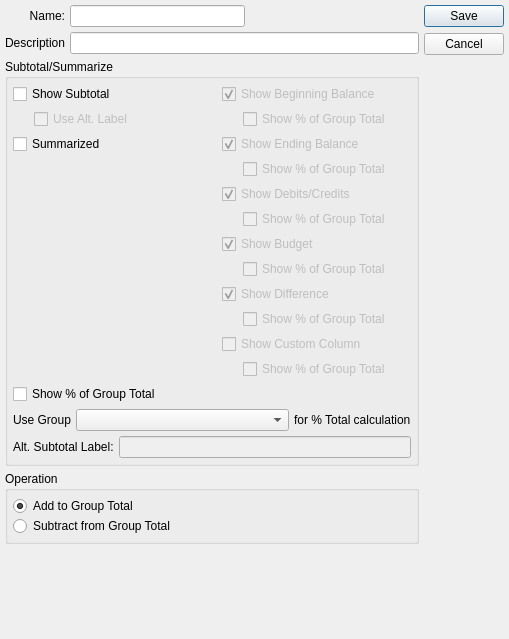
<?xml version="1.0" encoding="UTF-8"?>
<ui version="4.0">
 <comment>This file is part of the xTuple ERP: PostBooks Edition, a free and
open source Enterprise Resource Planning software suite,
Copyright (c) 1999-2018 by OpenMFG LLC, d/b/a xTuple.
It is licensed to you under the Common Public Attribution License
version 1.0, the full text of which (including xTuple-specific Exhibits)
is available at www.xtuple.com/CPAL.  By using this software, you agree
to be bound by its terms.</comment>
 <class>financialLayoutGroup</class>
 <widget class="QDialog" name="financialLayoutGroup">
  <property name="geometry">
   <rect>
    <x>0</x>
    <y>0</y>
    <width>509</width>
    <height>639</height>
   </rect>
  </property>
  <property name="windowTitle">
   <string>Financial Report Group</string>
  </property>
  <layout class="QGridLayout" name="gridLayout">
   <item row="0" column="0">
    <layout class="QVBoxLayout">
     <item>
      <layout class="QVBoxLayout">
       <item>
        <layout class="QHBoxLayout">
         <property name="spacing">
          <number>5</number>
         </property>
         <item>
          <layout class="QVBoxLayout">
           <item>
            <widget class="QLabel" name="_nameLit">
             <property name="text">
              <string>Name:</string>
             </property>
             <property name="alignment">
              <set>Qt::AlignRight|Qt::AlignTrailing|Qt::AlignVCenter</set>
             </property>
             <property name="buddy">
              <cstring>_name</cstring>
             </property>
            </widget>
           </item>
           <item>
            <widget class="QLabel" name="_descriptionLit">
             <property name="text">
              <string>Description</string>
             </property>
             <property name="alignment">
              <set>Qt::AlignRight|Qt::AlignTrailing|Qt::AlignVCenter</set>
             </property>
             <property name="buddy">
              <cstring>_description</cstring>
             </property>
            </widget>
           </item>
          </layout>
         </item>
         <item>
          <layout class="QVBoxLayout">
           <item>
            <layout class="QHBoxLayout">
             <property name="spacing">
              <number>0</number>
             </property>
             <item>
              <widget class="XLineEdit" name="_name"/>
             </item>
             <item>
              <spacer>
               <property name="orientation">
                <enum>Qt::Horizontal</enum>
               </property>
               <property name="sizeType">
                <enum>QSizePolicy::Expanding</enum>
               </property>
               <property name="sizeHint" stdset="0">
                <size>
                 <width>36</width>
                 <height>11</height>
                </size>
               </property>
              </spacer>
             </item>
            </layout>
           </item>
           <item>
            <widget class="XLineEdit" name="_description"/>
           </item>
          </layout>
         </item>
        </layout>
       </item>
       <item>
        <layout class="QHBoxLayout">
         <item>
          <widget class="QGroupBox" name="_subSummGroup">
           <property name="title">
            <string>Subtotal/Summarize</string>
           </property>
           <layout class="QGridLayout">
            <item row="1" column="0">
             <widget class="QCheckBox" name="_showPrcnt">
              <property name="enabled">
               <bool>true</bool>
              </property>
              <property name="text">
               <string>Show % of Group Total</string>
              </property>
              <property name="checked">
               <bool>false</bool>
              </property>
             </widget>
            </item>
            <item row="0" column="0">
             <layout class="QHBoxLayout">
              <property name="spacing">
               <number>0</number>
              </property>
              <item>
               <layout class="QVBoxLayout">
                <item>
                 <widget class="QCheckBox" name="_showSubtotal">
                  <property name="text">
                   <string>Show Subtotal</string>
                  </property>
                 </widget>
                </item>
                <item>
                 <layout class="QHBoxLayout">
                  <property name="spacing">
                   <number>0</number>
                  </property>
                  <item>
                   <spacer>
                    <property name="orientation">
                     <enum>Qt::Horizontal</enum>
                    </property>
                    <property name="sizeType">
                     <enum>QSizePolicy::Preferred</enum>
                    </property>
                    <property name="sizeHint" stdset="0">
                     <size>
                      <width>21</width>
                      <height>16</height>
                     </size>
                    </property>
                   </spacer>
                  </item>
                  <item>
                   <widget class="QCheckBox" name="_altSubtotal">
                    <property name="enabled">
                     <bool>false</bool>
                    </property>
                    <property name="text">
                     <string>Use Alt. Label</string>
                    </property>
                   </widget>
                  </item>
                 </layout>
                </item>
                <item>
                 <widget class="QCheckBox" name="_summarize">
                  <property name="text">
                   <string>Summarized</string>
                  </property>
                 </widget>
                </item>
                <item>
                 <spacer>
                  <property name="orientation">
                   <enum>Qt::Vertical</enum>
                  </property>
                  <property name="sizeType">
                   <enum>QSizePolicy::Expanding</enum>
                  </property>
                  <property name="sizeHint" stdset="0">
                   <size>
                    <width>102</width>
                    <height>10</height>
                   </size>
                  </property>
                 </spacer>
                </item>
               </layout>
              </item>
              <item>
               <spacer>
                <property name="orientation">
                 <enum>Qt::Horizontal</enum>
                </property>
                <property name="sizeType">
                 <enum>QSizePolicy::Preferred</enum>
                </property>
                <property name="sizeHint" stdset="0">
                 <size>
                  <width>19</width>
                  <height>10</height>
                 </size>
                </property>
               </spacer>
              </item>
              <item>
               <layout class="QVBoxLayout">
                <item>
                 <widget class="QCheckBox" name="_showStart">
                  <property name="enabled">
                   <bool>false</bool>
                  </property>
                  <property name="text">
                   <string>Show Beginning Balance</string>
                  </property>
                  <property name="checked">
                   <bool>true</bool>
                  </property>
                 </widget>
                </item>
                <item>
                 <layout class="QHBoxLayout">
                  <property name="spacing">
                   <number>0</number>
                  </property>
                  <item>
                   <spacer>
                    <property name="orientation">
                     <enum>Qt::Horizontal</enum>
                    </property>
                    <property name="sizeType">
                     <enum>QSizePolicy::Preferred</enum>
                    </property>
                    <property name="sizeHint" stdset="0">
                     <size>
                      <width>21</width>
                      <height>0</height>
                     </size>
                    </property>
                   </spacer>
                  </item>
                  <item>
                   <widget class="QCheckBox" name="_showStartPrcnt">
                    <property name="enabled">
                     <bool>false</bool>
                    </property>
                    <property name="text">
                     <string>Show % of Group Total</string>
                    </property>
                   </widget>
                  </item>
                 </layout>
                </item>
                <item>
                 <widget class="QCheckBox" name="_showEnd">
                  <property name="enabled">
                   <bool>false</bool>
                  </property>
                  <property name="text">
                   <string>Show Ending Balance</string>
                  </property>
                  <property name="checked">
                   <bool>true</bool>
                  </property>
                 </widget>
                </item>
                <item>
                 <layout class="QHBoxLayout">
                  <property name="spacing">
                   <number>0</number>
                  </property>
                  <item>
                   <spacer>
                    <property name="orientation">
                     <enum>Qt::Horizontal</enum>
                    </property>
                    <property name="sizeType">
                     <enum>QSizePolicy::Preferred</enum>
                    </property>
                    <property name="sizeHint" stdset="0">
                     <size>
                      <width>21</width>
                      <height>0</height>
                     </size>
                    </property>
                   </spacer>
                  </item>
                  <item>
                   <widget class="QCheckBox" name="_showEndPrcnt">
                    <property name="enabled">
                     <bool>false</bool>
                    </property>
                    <property name="text">
                     <string>Show % of Group Total</string>
                    </property>
                   </widget>
                  </item>
                 </layout>
                </item>
                <item>
                 <widget class="QCheckBox" name="_showDelta">
                  <property name="enabled">
                   <bool>false</bool>
                  </property>
                  <property name="text">
                   <string>Show Debits/Credits</string>
                  </property>
                  <property name="checked">
                   <bool>true</bool>
                  </property>
                 </widget>
                </item>
                <item>
                 <layout class="QHBoxLayout">
                  <property name="spacing">
                   <number>0</number>
                  </property>
                  <item>
                   <spacer>
                    <property name="orientation">
                     <enum>Qt::Horizontal</enum>
                    </property>
                    <property name="sizeType">
                     <enum>QSizePolicy::Preferred</enum>
                    </property>
                    <property name="sizeHint" stdset="0">
                     <size>
                      <width>21</width>
                      <height>0</height>
                     </size>
                    </property>
                   </spacer>
                  </item>
                  <item>
                   <widget class="QCheckBox" name="_showDeltaPrcnt">
                    <property name="enabled">
                     <bool>false</bool>
                    </property>
                    <property name="text">
                     <string>Show % of Group Total</string>
                    </property>
                   </widget>
                  </item>
                 </layout>
                </item>
                <item>
                 <widget class="QCheckBox" name="_showBudget">
                  <property name="enabled">
                   <bool>false</bool>
                  </property>
                  <property name="text">
                   <string>Show Budget</string>
                  </property>
                  <property name="checked">
                   <bool>true</bool>
                  </property>
                 </widget>
                </item>
                <item>
                 <layout class="QHBoxLayout">
                  <property name="spacing">
                   <number>0</number>
                  </property>
                  <item>
                   <spacer>
                    <property name="orientation">
                     <enum>Qt::Horizontal</enum>
                    </property>
                    <property name="sizeType">
                     <enum>QSizePolicy::Preferred</enum>
                    </property>
                    <property name="sizeHint" stdset="0">
                     <size>
                      <width>21</width>
                      <height>0</height>
                     </size>
                    </property>
                   </spacer>
                  </item>
                  <item>
                   <widget class="QCheckBox" name="_showBudgetPrcnt">
                    <property name="enabled">
                     <bool>false</bool>
                    </property>
                    <property name="text">
                     <string>Show % of Group Total</string>
                    </property>
                   </widget>
                  </item>
                 </layout>
                </item>
                <item>
                 <widget class="QCheckBox" name="_showDiff">
                  <property name="enabled">
                   <bool>false</bool>
                  </property>
                  <property name="text">
                   <string>Show Difference</string>
                  </property>
                  <property name="checked">
                   <bool>true</bool>
                  </property>
                 </widget>
                </item>
                <item>
                 <layout class="QHBoxLayout">
                  <property name="spacing">
                   <number>0</number>
                  </property>
                  <item>
                   <spacer>
                    <property name="orientation">
                     <enum>Qt::Horizontal</enum>
                    </property>
                    <property name="sizeType">
                     <enum>QSizePolicy::Preferred</enum>
                    </property>
                    <property name="sizeHint" stdset="0">
                     <size>
                      <width>21</width>
                      <height>0</height>
                     </size>
                    </property>
                   </spacer>
                  </item>
                  <item>
                   <widget class="QCheckBox" name="_showDiffPrcnt">
                    <property name="enabled">
                     <bool>false</bool>
                    </property>
                    <property name="text">
                     <string>Show % of Group Total</string>
                    </property>
                   </widget>
                  </item>
                 </layout>
                </item>
                <item>
                 <widget class="QCheckBox" name="_showCustom">
                  <property name="enabled">
                   <bool>false</bool>
                  </property>
                  <property name="text">
                   <string>Show Custom Column</string>
                  </property>
                 </widget>
                </item>
                <item>
                 <layout class="QHBoxLayout">
                  <property name="spacing">
                   <number>0</number>
                  </property>
                  <item>
                   <spacer>
                    <property name="orientation">
                     <enum>Qt::Horizontal</enum>
                    </property>
                    <property name="sizeType">
                     <enum>QSizePolicy::Preferred</enum>
                    </property>
                    <property name="sizeHint" stdset="0">
                     <size>
                      <width>21</width>
                      <height>0</height>
                     </size>
                    </property>
                   </spacer>
                  </item>
                  <item>
                   <widget class="QCheckBox" name="_showCustomPrcnt">
                    <property name="enabled">
                     <bool>false</bool>
                    </property>
                    <property name="text">
                     <string>Show % of Group Total</string>
                    </property>
                   </widget>
                  </item>
                 </layout>
                </item>
               </layout>
              </item>
             </layout>
            </item>
            <item row="2" column="0">
             <layout class="QHBoxLayout">
              <property name="spacing">
               <number>5</number>
              </property>
              <item>
               <widget class="QLabel" name="_groupLit">
                <property name="text">
                 <string>Use Group</string>
                </property>
                <property name="buddy">
                 <cstring>_group</cstring>
                </property>
               </widget>
              </item>
              <item>
               <widget class="XComboBox" name="_group">
                <property name="sizePolicy">
                 <sizepolicy hsizetype="MinimumExpanding" vsizetype="Fixed">
                  <horstretch>0</horstretch>
                  <verstretch>0</verstretch>
                 </sizepolicy>
                </property>
               </widget>
              </item>
              <item>
               <widget class="QLabel" name="_groupLit2">
                <property name="text">
                 <string>for % Total calculation</string>
                </property>
               </widget>
              </item>
             </layout>
            </item>
            <item row="3" column="0">
             <layout class="QHBoxLayout">
              <item>
               <widget class="QLabel" name="_altSubtotalLabelLit">
                <property name="text">
                 <string>Alt. Subtotal Label:</string>
                </property>
                <property name="buddy">
                 <cstring>_altSubtotalLabel</cstring>
                </property>
               </widget>
              </item>
              <item>
               <widget class="QLineEdit" name="_altSubtotalLabel">
                <property name="enabled">
                 <bool>false</bool>
                </property>
               </widget>
              </item>
             </layout>
            </item>
           </layout>
          </widget>
         </item>
        </layout>
       </item>
       <item>
        <layout class="QHBoxLayout">
         <property name="spacing">
          <number>0</number>
         </property>
         <item>
          <widget class="QGroupBox" name="_operationGroup">
           <property name="title">
            <string>Operation</string>
           </property>
           <layout class="QVBoxLayout">
            <property name="spacing">
             <number>0</number>
            </property>
            <property name="margin">
             <number>5</number>
            </property>
            <item>
             <widget class="QRadioButton" name="_add">
              <property name="text">
               <string>Add to Group Total</string>
              </property>
              <property name="checked">
               <bool>true</bool>
              </property>
             </widget>
            </item>
            <item>
             <widget class="QRadioButton" name="_subtract">
              <property name="text">
               <string>Subtract from Group Total</string>
              </property>
             </widget>
            </item>
           </layout>
          </widget>
         </item>
        </layout>
       </item>
      </layout>
     </item>
     <item>
      <spacer>
       <property name="orientation">
        <enum>Qt::Vertical</enum>
       </property>
       <property name="sizeType">
        <enum>QSizePolicy::Expanding</enum>
       </property>
       <property name="sizeHint" stdset="0">
        <size>
         <width>20</width>
         <height>0</height>
        </size>
       </property>
      </spacer>
     </item>
    </layout>
   </item>
   <item row="0" column="1">
    <widget class="QDialogButtonBox" name="_buttonBox">
     <property name="orientation">
      <enum>Qt::Vertical</enum>
     </property>
     <property name="standardButtons">
      <set>QDialogButtonBox::Cancel|QDialogButtonBox::Save</set>
     </property>
    </widget>
   </item>
  </layout>
 </widget>
 <layoutdefault spacing="5" margin="5"/>
 <customwidgets>
  <customwidget>
   <class>XComboBox</class>
   <extends>QComboBox</extends>
   <header>xcombobox.h</header>
  </customwidget>
  <customwidget>
   <class>XLineEdit</class>
   <extends>QLineEdit</extends>
   <header>xlineedit.h</header>
   <container>1</container>
  </customwidget>
 </customwidgets>
 <tabstops>
  <tabstop>_name</tabstop>
  <tabstop>_description</tabstop>
  <tabstop>_showSubtotal</tabstop>
  <tabstop>_altSubtotal</tabstop>
  <tabstop>_summarize</tabstop>
  <tabstop>_showStart</tabstop>
  <tabstop>_showStartPrcnt</tabstop>
  <tabstop>_showEnd</tabstop>
  <tabstop>_showEndPrcnt</tabstop>
  <tabstop>_showDelta</tabstop>
  <tabstop>_showDeltaPrcnt</tabstop>
  <tabstop>_showBudget</tabstop>
  <tabstop>_showBudgetPrcnt</tabstop>
  <tabstop>_showDiff</tabstop>
  <tabstop>_showDiffPrcnt</tabstop>
  <tabstop>_showCustom</tabstop>
  <tabstop>_showCustomPrcnt</tabstop>
  <tabstop>_showPrcnt</tabstop>
  <tabstop>_group</tabstop>
  <tabstop>_altSubtotalLabel</tabstop>
  <tabstop>_add</tabstop>
  <tabstop>_subtract</tabstop>
 </tabstops>
 <resources/>
 <connections>
  <connection>
   <sender>_buttonBox</sender>
   <signal>rejected()</signal>
   <receiver>financialLayoutGroup</receiver>
   <slot>reject()</slot>
   <hints>
    <hint type="sourcelabel">
     <x>541</x>
     <y>195</y>
    </hint>
    <hint type="destinationlabel">
     <x>20</x>
     <y>20</y>
    </hint>
   </hints>
  </connection>
  <connection>
   <sender>_summarize</sender>
   <signal>toggled(bool)</signal>
   <receiver>_showSubtotal</receiver>
   <slot>setDisabled(bool)</slot>
   <hints>
    <hint type="sourcelabel">
     <x>45</x>
     <y>170</y>
    </hint>
    <hint type="destinationlabel">
     <x>45</x>
     <y>124</y>
    </hint>
   </hints>
  </connection>
  <connection>
   <sender>_showBudget</sender>
   <signal>toggled(bool)</signal>
   <receiver>_showBudgetPrcnt</receiver>
   <slot>setEnabled(bool)</slot>
   <hints>
    <hint type="sourcelabel">
     <x>181</x>
     <y>262</y>
    </hint>
    <hint type="destinationlabel">
     <x>200</x>
     <y>285</y>
    </hint>
   </hints>
  </connection>
  <connection>
   <sender>_showDelta</sender>
   <signal>toggled(bool)</signal>
   <receiver>_showDeltaPrcnt</receiver>
   <slot>setEnabled(bool)</slot>
   <hints>
    <hint type="sourcelabel">
     <x>181</x>
     <y>216</y>
    </hint>
    <hint type="destinationlabel">
     <x>200</x>
     <y>239</y>
    </hint>
   </hints>
  </connection>
  <connection>
   <sender>_showEnd</sender>
   <signal>toggled(bool)</signal>
   <receiver>_showEndPrcnt</receiver>
   <slot>setEnabled(bool)</slot>
   <hints>
    <hint type="sourcelabel">
     <x>181</x>
     <y>170</y>
    </hint>
    <hint type="destinationlabel">
     <x>200</x>
     <y>193</y>
    </hint>
   </hints>
  </connection>
  <connection>
   <sender>_showStart</sender>
   <signal>toggled(bool)</signal>
   <receiver>_showStartPrcnt</receiver>
   <slot>setEnabled(bool)</slot>
   <hints>
    <hint type="sourcelabel">
     <x>181</x>
     <y>124</y>
    </hint>
    <hint type="destinationlabel">
     <x>200</x>
     <y>147</y>
    </hint>
   </hints>
  </connection>
  <connection>
   <sender>_showDiff</sender>
   <signal>toggled(bool)</signal>
   <receiver>_showDiffPrcnt</receiver>
   <slot>setEnabled(bool)</slot>
   <hints>
    <hint type="sourcelabel">
     <x>181</x>
     <y>308</y>
    </hint>
    <hint type="destinationlabel">
     <x>200</x>
     <y>331</y>
    </hint>
   </hints>
  </connection>
  <connection>
   <sender>_showCustom</sender>
   <signal>toggled(bool)</signal>
   <receiver>_showCustomPrcnt</receiver>
   <slot>setEnabled(bool)</slot>
   <hints>
    <hint type="sourcelabel">
     <x>181</x>
     <y>354</y>
    </hint>
    <hint type="destinationlabel">
     <x>200</x>
     <y>377</y>
    </hint>
   </hints>
  </connection>
  <connection>
   <sender>_showSubtotal</sender>
   <signal>toggled(bool)</signal>
   <receiver>_altSubtotal</receiver>
   <slot>setEnabled(bool)</slot>
   <hints>
    <hint type="sourcelabel">
     <x>123</x>
     <y>120</y>
    </hint>
    <hint type="destinationlabel">
     <x>119</x>
     <y>144</y>
    </hint>
   </hints>
  </connection>
  <connection>
   <sender>_altSubtotal</sender>
   <signal>toggled(bool)</signal>
   <receiver>_altSubtotalLabel</receiver>
   <slot>setEnabled(bool)</slot>
   <hints>
    <hint type="sourcelabel">
     <x>94</x>
     <y>147</y>
    </hint>
    <hint type="destinationlabel">
     <x>328</x>
     <y>474</y>
    </hint>
   </hints>
  </connection>
 </connections>
</ui>
